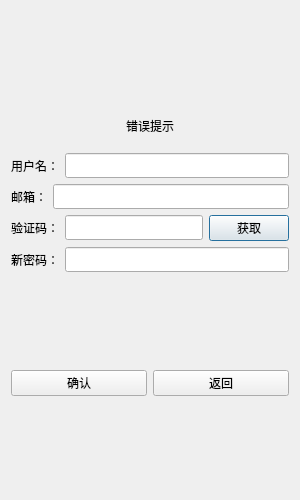
<?xml version="1.0" encoding="UTF-8"?>
<ui version="4.0">
 <class>ResetDialog</class>
 <widget class="QDialog" name="ResetDialog">
  <property name="geometry">
   <rect>
    <x>0</x>
    <y>0</y>
    <width>300</width>
    <height>500</height>
   </rect>
  </property>
  <property name="minimumSize">
   <size>
    <width>300</width>
    <height>500</height>
   </size>
  </property>
  <property name="maximumSize">
   <size>
    <width>300</width>
    <height>500</height>
   </size>
  </property>
  <property name="windowTitle">
   <string>Dialog</string>
  </property>
  <layout class="QVBoxLayout" name="verticalLayout">
   <item>
    <spacer name="verticalSpacer">
     <property name="orientation">
      <enum>Qt::Orientation::Vertical</enum>
     </property>
     <property name="sizeHint" stdset="0">
      <size>
       <width>20</width>
       <height>40</height>
      </size>
     </property>
    </spacer>
   </item>
   <item>
    <widget class="QWidget" name="widget" native="true">
     <layout class="QHBoxLayout" name="horizontalLayout_6">
      <item>
       <widget class="QLabel" name="err_tip">
        <property name="minimumSize">
         <size>
          <width>0</width>
          <height>25</height>
         </size>
        </property>
        <property name="text">
         <string>错误提示</string>
        </property>
        <property name="alignment">
         <set>Qt::AlignmentFlag::AlignCenter</set>
        </property>
       </widget>
      </item>
     </layout>
    </widget>
   </item>
   <item>
    <layout class="QHBoxLayout" name="horizontalLayout">
     <item>
      <widget class="QLabel" name="user_label">
       <property name="minimumSize">
        <size>
         <width>0</width>
         <height>25</height>
        </size>
       </property>
       <property name="text">
        <string>用户名：</string>
       </property>
      </widget>
     </item>
     <item>
      <widget class="QLineEdit" name="user_edit">
       <property name="minimumSize">
        <size>
         <width>0</width>
         <height>25</height>
        </size>
       </property>
      </widget>
     </item>
    </layout>
   </item>
   <item>
    <layout class="QHBoxLayout" name="horizontalLayout_2">
     <item>
      <widget class="QLabel" name="email_label">
       <property name="minimumSize">
        <size>
         <width>0</width>
         <height>25</height>
        </size>
       </property>
       <property name="text">
        <string>邮箱：</string>
       </property>
      </widget>
     </item>
     <item>
      <widget class="QLineEdit" name="email_edit">
       <property name="minimumSize">
        <size>
         <width>0</width>
         <height>25</height>
        </size>
       </property>
      </widget>
     </item>
    </layout>
   </item>
   <item>
    <layout class="QHBoxLayout" name="horizontalLayout_4">
     <item>
      <widget class="QLabel" name="verify_label">
       <property name="minimumSize">
        <size>
         <width>0</width>
         <height>25</height>
        </size>
       </property>
       <property name="text">
        <string>验证码：</string>
       </property>
      </widget>
     </item>
     <item>
      <widget class="QLineEdit" name="verify_edit">
       <property name="minimumSize">
        <size>
         <width>0</width>
         <height>25</height>
        </size>
       </property>
      </widget>
     </item>
     <item>
      <widget class="TimerBtn" name="get_code">
       <property name="minimumSize">
        <size>
         <width>0</width>
         <height>25</height>
        </size>
       </property>
       <property name="text">
        <string>获取</string>
       </property>
      </widget>
     </item>
    </layout>
   </item>
   <item>
    <layout class="QHBoxLayout" name="horizontalLayout_3">
     <item>
      <widget class="QLabel" name="newpass_label">
       <property name="minimumSize">
        <size>
         <width>0</width>
         <height>25</height>
        </size>
       </property>
       <property name="text">
        <string>新密码：</string>
       </property>
      </widget>
     </item>
     <item>
      <widget class="QLineEdit" name="newpass_edit">
       <property name="minimumSize">
        <size>
         <width>0</width>
         <height>25</height>
        </size>
       </property>
      </widget>
     </item>
    </layout>
   </item>
   <item>
    <spacer name="verticalSpacer_2">
     <property name="orientation">
      <enum>Qt::Orientation::Vertical</enum>
     </property>
     <property name="sizeHint" stdset="0">
      <size>
       <width>20</width>
       <height>40</height>
      </size>
     </property>
    </spacer>
   </item>
   <item>
    <layout class="QHBoxLayout" name="horizontalLayout_5">
     <item>
      <widget class="QPushButton" name="confirm_btn">
       <property name="minimumSize">
        <size>
         <width>0</width>
         <height>25</height>
        </size>
       </property>
       <property name="text">
        <string>确认</string>
       </property>
      </widget>
     </item>
     <item>
      <widget class="QPushButton" name="return_btn">
       <property name="minimumSize">
        <size>
         <width>0</width>
         <height>25</height>
        </size>
       </property>
       <property name="text">
        <string>返回</string>
       </property>
      </widget>
     </item>
    </layout>
   </item>
   <item>
    <spacer name="verticalSpacer_3">
     <property name="orientation">
      <enum>Qt::Orientation::Vertical</enum>
     </property>
     <property name="sizeHint" stdset="0">
      <size>
       <width>20</width>
       <height>40</height>
      </size>
     </property>
    </spacer>
   </item>
  </layout>
 </widget>
 <customwidgets>
  <customwidget>
   <class>TimerBtn</class>
   <extends>QPushButton</extends>
   <header>timerbtn.h</header>
  </customwidget>
 </customwidgets>
 <resources/>
 <connections/>
</ui>
